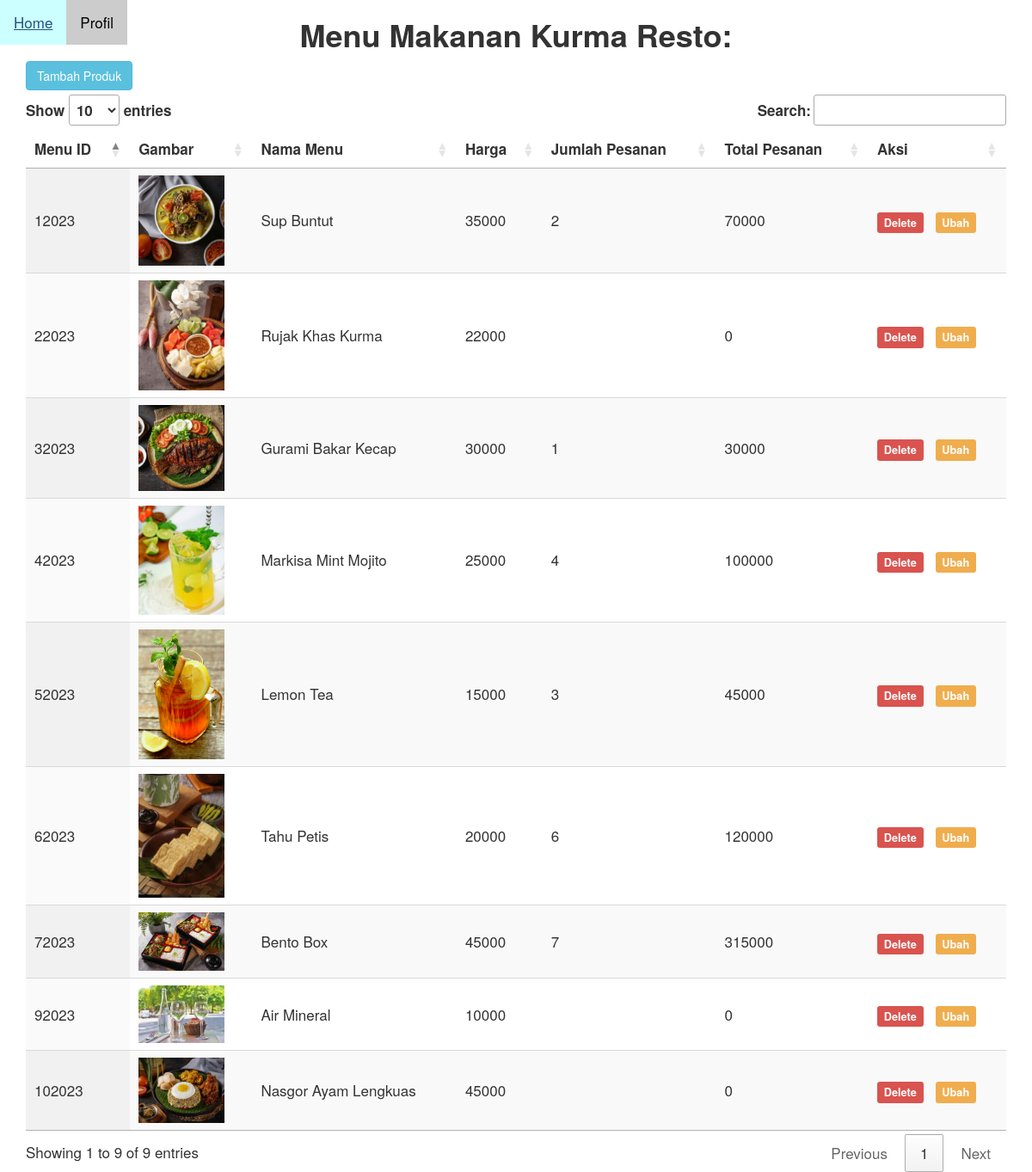
/admin/admin.php, run on the app's committed database.
### tables this page shows
CREATE TABLE `detail_pemesanan` (
  `detail_id` int(11) NOT NULL,
  `pemesanan_id` int(11) DEFAULT NULL,
  `menu_id` int(11) DEFAULT NULL,
  `jumlah` int(11) DEFAULT NULL,
  `total` decimal(10,2) NOT NULL
);

CREATE TABLE `menu` (
  `menu_id` int(11) NOT NULL,
  `gambar` text DEFAULT NULL,
  `nama_menu` varchar(200) NOT NULL,
  `harga` decimal(10,0) NOT NULL
);

### admin/admin.php (the view, shortened to what this page needs)
<!DOCTYPE html>
<html lang="en">
<head>
    <link rel="stylesheet" href="https://maxcdn.bootstrapcdn.com/bootstrap/3.4.1/css/bootstrap.min.css">
    <link rel="stylesheet" href="https://cdn.datatables.net/1.11.5/css/jquery.dataTables.min.css">
</head>
<body>
    <ul>
        <li><a class="active" href="admin.php">Home</a></li>
        <li><a href="profil.php">Profil</a></li>
    </ul>
    <div class="container">
        <div class="row">
            <div class="col-sm-12">
                <?php
                include 'koneksi.php';
                $query = mysqli_query($conn, "SELECT m.*, dp.jumlah, dp.total FROM menu AS m LEFT JOIN detail_pemesanan AS dp ON m.menu_id = dp.menu_id;");
                ?>
                <div class="text-center">
                    <h1><b>Menu Makanan Kurma Resto:</b></h1>
                </div>
                <a class="btn btn-info" style="margin-bottom:5px" href="create.php" onclick="myFunction()"> Tambah Produk </a>
                <table id="dataTable" class="display">
                    <thead>
                        <tr>
                            <th>Menu ID</th>
                            <th>Gambar</th>
                            <th>Nama Menu</th>
                            <th>Harga</th>
                            <th>Jumlah Pesanan</th>
                            <th>Total Pesanan</th>
                            <th>Aksi</th>
                        </tr>
                    </thead>
                    <tbody>
                        <?php
                        if (mysqli_num_rows($query) > 0) {
                            while ($data = mysqli_fetch_array($query)) {
                                $total = $data["jumlah"] * $data["harga"];
                        ?>
                                <tr>
                                    <td><?php echo $data["menu_id"] ?></td>
                                    <td><img src="<?php echo $data['gambar'] ?>" width=100px></td>
                                    <td><?php echo $data["nama_menu"] ?></td>
                                    <td><?php echo $data["harga"] ?></td>
                                    <td><?php echo $data["jumlah"] ?></td>
                                    <td><?php echo $total ?></td>
                                    <td>
                                        <a href="proses_delete.php?menu_id=<?php echo $data["menu_id"] ?>" class="label label-danger">Delete</a>
                                        <a href="edit.php?menu_id=<?php echo $data["menu_id"] ?>" class="label label-warning">Ubah</a>
                                    </td>
                                </tr>
                        <?php
                            }
                        }
                        ?>
                    </tbody>
                </table>
            </div>
        </div>
    </div>
</body>
</html>

### admin/admin.php (style rules this page uses)
body { font-size: 17px; }
ul { list-style-type: none; margin: 0; padding: 0; overflow: hidden; background-color: #CCCCCC; position: fixed; top: 0; }
li { float: left; }
li a { display: block; color: black; text-align: center; padding: 14px 16px; text-decoration: none; }
.active { background-color: #999999; }

### data on the page
detail_pemesanan: menu.menu_id "12023", menu.gambar (picture), menu.nama_menu "Sup Buntut", menu.harga "35000", jumlah "2", jumlah.harga "70000"
menu: menu_id "22023", gambar (picture), nama_menu "Rujak Khas Kurma", harga "22000", total "0"
detail_pemesanan: menu.menu_id "32023", menu.gambar (picture), menu.nama_menu "Gurami Bakar Kecap", menu.harga "30000", jumlah "1"
detail_pemesanan: menu.menu_id "42023", menu.gambar (picture), menu.nama_menu "Markisa Mint Mojito", menu.harga "25000", jumlah "4", jumlah.harga "100000"
detail_pemesanan: menu.menu_id "52023", menu.gambar (picture), menu.nama_menu "Lemon Tea", menu.harga "15000", jumlah "3", jumlah.harga "45000"
detail_pemesanan: menu.menu_id "62023", menu.gambar (picture), menu.nama_menu "Tahu Petis", menu.harga "20000", jumlah "6", jumlah.harga "120000"
detail_pemesanan: menu.menu_id "72023", menu.gambar (picture), menu.nama_menu "Bento Box", menu.harga "45000", jumlah "7", jumlah.harga "315000"
menu: menu_id "92023", gambar (picture), nama_menu "Air Mineral", harga "10000", total "0"
menu: menu_id "102023", gambar (picture), nama_menu "Nasgor Ayam Lengkuas", harga "45000", total "0"
